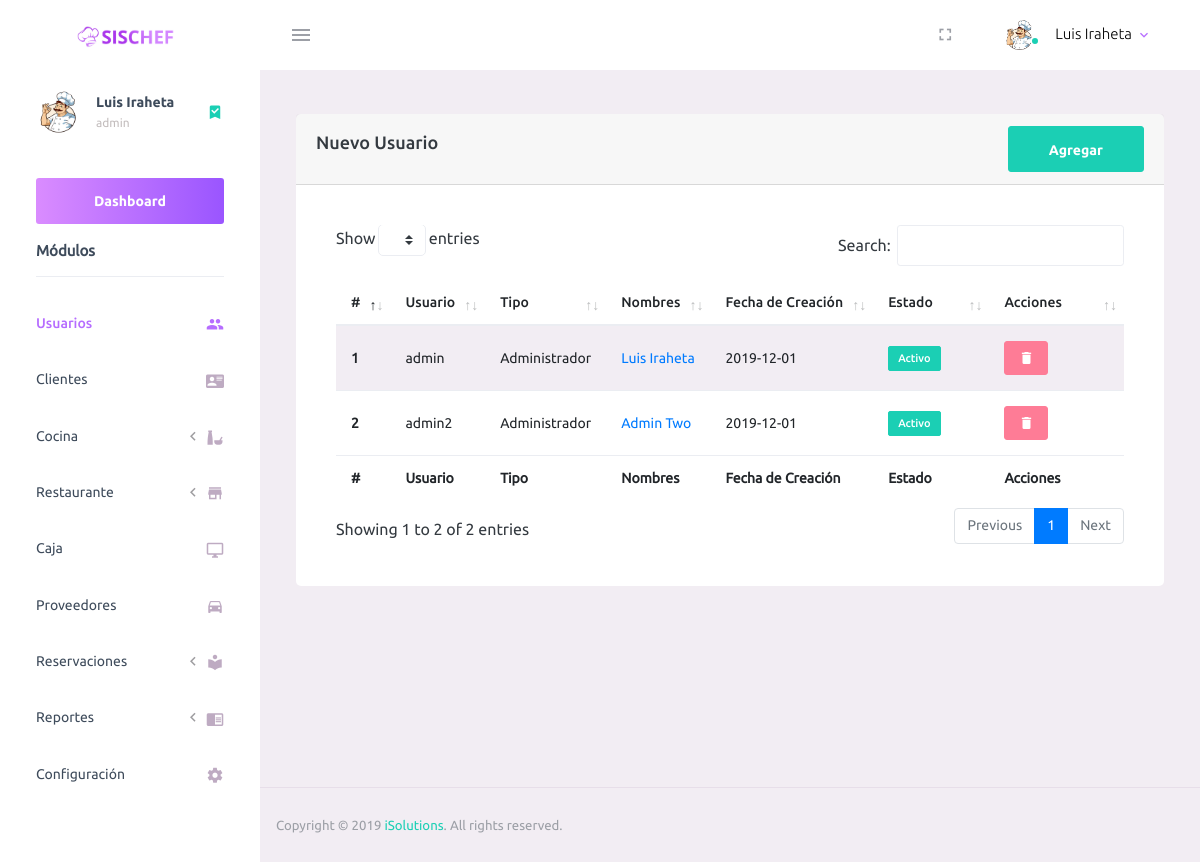
The page /admin/users.php (signed in) on the database as committed earlier.
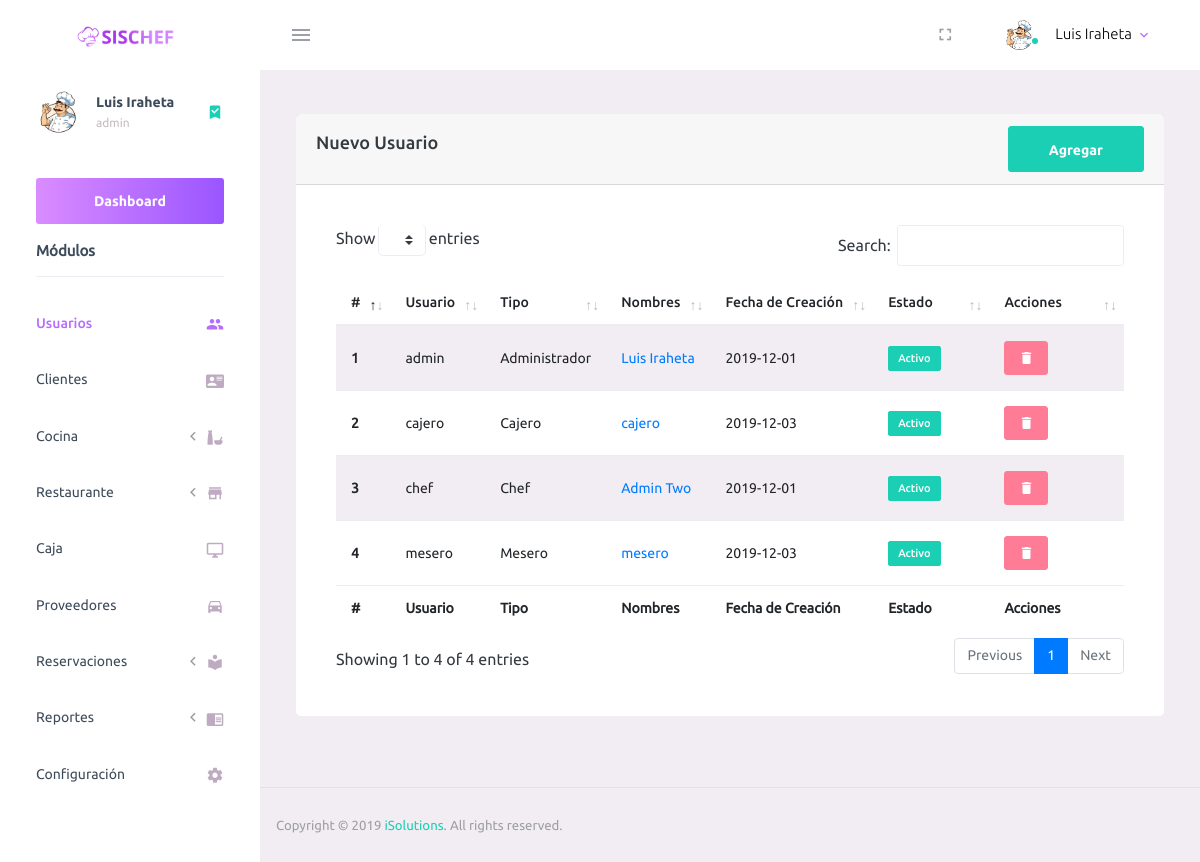
The same page on the database as committed later.
### tables this page shows
CREATE TABLE `usuario` (
  `usuario` char(15) NOT NULL,
  `tipo` smallint(6) NOT NULL,
  `nombre` varchar(50) NOT NULL,
  `password` varchar(40) NOT NULL,
  `fecha` date NOT NULL,
  `estado` tinyint(1) DEFAULT NULL
);

### admin/users.php (the view, shortened to what this page needs)
<?php include_once("./template/_header.php");?>
        <div class="main-panel">
          <div class="content-wrapper">
              <div class="row">
                  <div class="col-md-12">
                  <div class="card">
						<div class="card-header">
							<div class="d-flex align-items-center">
								<h4 class="card-title">Nuevo Usuario</h4>
								<button class="btn btn-success btn-round ml-auto" data-toggle="modal" data-target="#addRowModal">
									Agregar
								</button>
							</div>
						</div>
						<div class="card-body">
							<div class="table-responsive">
								<table id="add-row" class="display table table-striped table-hover">
									<thead>
										<tr>
											<th>#</th>
											<th>Usuario</th>
											<th>Tipo</th>
											<th>Nombres</th>
											<th>Fecha de Creación</th>
											<th width="80">Estado</th>
											<th width="100">Acciones</th>
										</tr>
									</thead>
									<tfoot>
										<tr>
											<th>#</th>
											<th>Usuario</th>
											<th>Tipo</th>
											<th>Nombres</th>
											<th>Fecha de Creación</th>
											<th width="80">Estado</th>
											<th width="100">Acciones</th>
										</tr>
									</tfoot>
									<tbody>
										<?php
										$sql = "SELECT * FROM usuario";
										$ejecutar = $conexion->query($sql);
										$cont = 0;
										while ($reg = $ejecutar->fetch_assoc()) {
											$cont = $cont + 1;
											echo "<tr>";
											echo "<th scope='row'>" . $cont . "</th>";
											echo "<td>" . ($reg["usuario"]) . "</td>";
											if ($reg["tipo"] == 1) {
												echo "<td>Administrador</td>";
											}
											if ($reg["tipo"] == 2) {
												echo "<td>Chef</td>";
											}
											if ($reg["tipo"] == 3) {
												echo "<td>Mesero</td>";
											}
											if ($reg["tipo"] == 4) {
												echo "<td>Cajero</td>";
											}
											echo "<td><a href='#' id='" . $reg["usuario"] . "' class='edit_data' >" . ($reg["nombre"]) . "</a></td>";
											echo "<td>" . ($reg["fecha"]) . "</td>";
											if ($reg["estado"] == 1) {
												echo "<td><span class='badge badge-success'>Activo</span></td>";
											} else {
												echo "<td><span class='label label-inverse'>Inactivo</span></td>";
											}
											?>
											<td>
												<a name="edit" value="Delete" id="<?php echo $reg["usuario"]; ?>" class="btn btn-danger btn-sm delete_data"><i style="color:white !important;" class='mdi mdi-delete'></i></a></td>
											</tr>
										<?php  }
										?>
									</tbody>
								</table>
							</div>
						</div>
					</div>
                  </div>
              </div>
          </div>
<?php  include_once("./template/_footer.php") ?>

Rows that differ between the two databases and show on the page:
removed usuario: usuario "admin2", tipo "Administrador", nombre "Admin Two", fecha "2019-12-01", estado "Activo"
added usuario: usuario "cajero", tipo "Cajero", nombre "cajero", fecha "2019-12-03", estado "Activo"
added usuario: usuario "chef", tipo "Chef", nombre "Admin Two", fecha "2019-12-01", estado "Activo"
added usuario: usuario "mesero", tipo "Mesero", nombre "mesero", fecha "2019-12-03", estado "Activo"
Other text that changed with them:
text written by a page script: "Show entries Search: Showing 1 to 2 of 2 entries Previous 1 Next" → "Show entries Search: Showing 1 to 4 of 4 entries Previous 1 Next"
